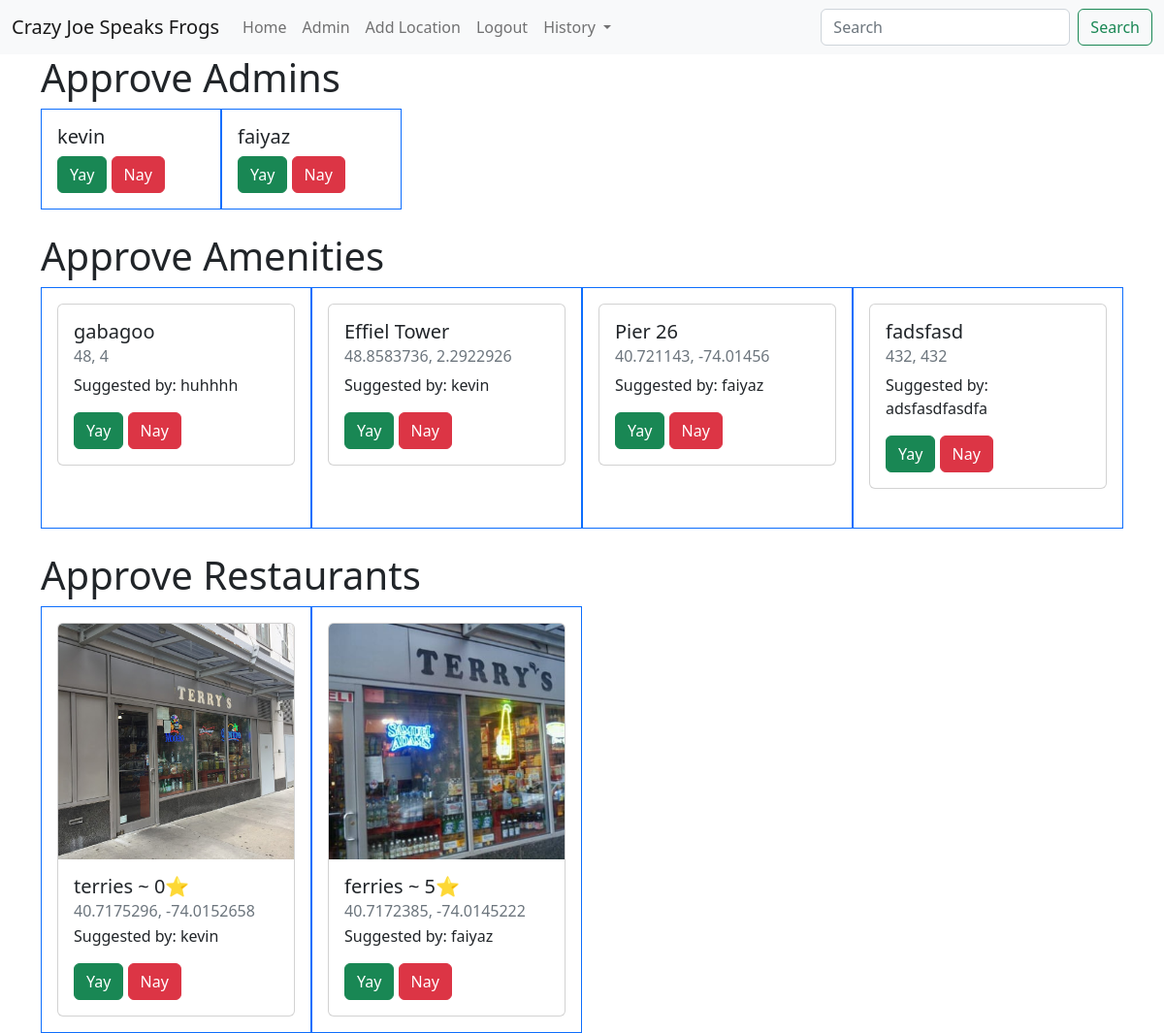
Page /admin (signed in) on the earlier database version.
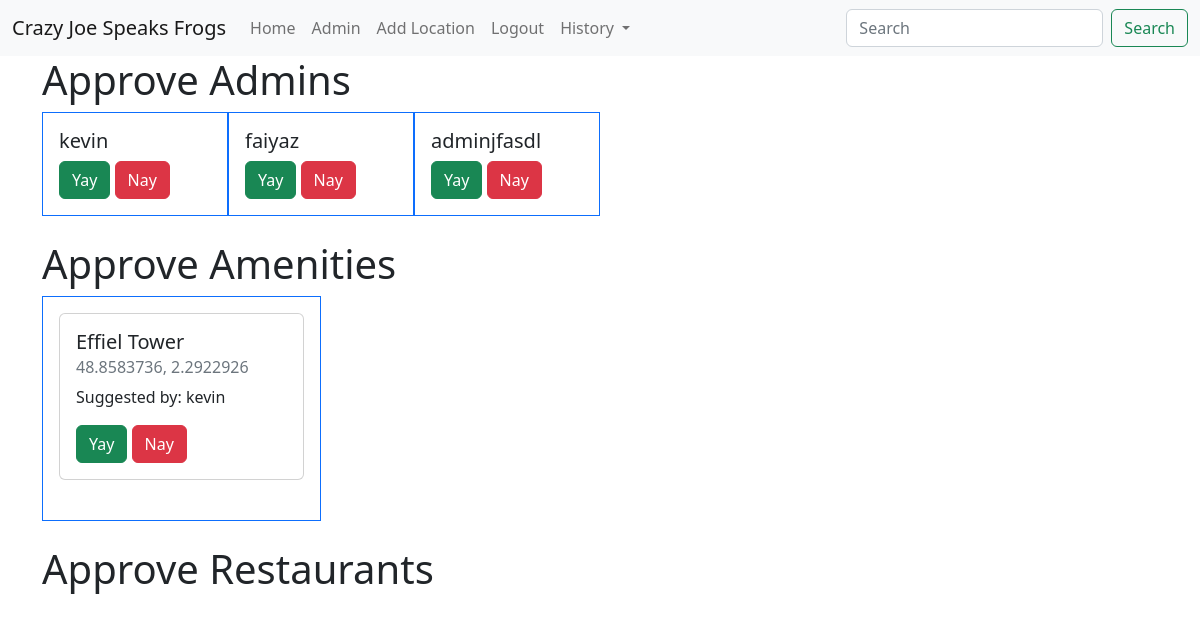
Same page on the later database version.
### tables this page shows
CREATE TABLE admin (username TEXT PRIMARY KEY, isAdmin INTEGER NOT NULL, isRequested INTEGER NOT NULL, isRejected INTEGER NOT NULL);

CREATE TABLE amenities (id INTEGER PRIMARY KEY AUTOINCREMENT, name TEXT NOT NULL, latitude INTEGER NOT NULL, longitude INTEGER NOT NULL, proposer TEXT NOT NULL, approvedby TEXT NOT NULL);

CREATE TABLE restaurants (id INTEGER PRIMARY KEY AUTOINCREMENT, name TEXT NOT NULL, stars INTEGER NOT NULL, imgname TEXT NOT NULL, latitude INTEGER NOT NULL, longitude INTEGER NOT NULL, proposer TEXT NOT NULL, approvedby TEXT NOT NULL);

### app/__init__.py (the view)
@app.route("/admin", methods=['GET', "POST"])
def admin():
    if "username" not in session:
        return redirect(url_for("login"))
    if request.method == "POST":
        db.request_admin(session["username"])
        return render_template("requestAdmin.html", hasRequested = db.has_requested_admin(session["username"]), success = True)
    else: #get request
        if db.is_admin(session["username"]): # for admins only
            requested_admins = db.get_all_requested_admins()
            requested_amenities = db.get_all_requested_amenities()
            requested_restaurants = db.get_all_requested_restaurants()
            return render_template("adminPanel.html", requested_admins = requested_admins, requested_amenities = requested_amenities, requested_restaurants = requested_restaurants)
        else:
            return render_template("requestAdmin.html", hasRequested = db.has_requested_admin(session["username"]), banned = db.has_rejected_admin(session["username"]))

### app/db.py (called while the page is built)
def get_all_requested_admins():
    db = sqlite3.connect(DB_FILE, check_same_thread=False)
    c = db.cursor()
    results = c.execute("SELECT username FROM admin WHERE isRejected = 0 AND isRequested = 1").fetchall() #needs to be in ' ', ? notation doesnt help with this
    db.close()
    return results

def get_all_requested_amenities():
    db = sqlite3.connect(DB_FILE, check_same_thread=False)
    c = db.cursor()
    results = c.execute("SELECT * FROM amenities WHERE approvedby == ''").fetchall() #needs to be in ' ', ? notation doesnt help with this
    db.close()
    return results

def get_all_requested_restaurants():
    db = sqlite3.connect(DB_FILE, check_same_thread=False)
    c = db.cursor()
    results = c.execute("SELECT * FROM restaurants WHERE approvedby == ''").fetchall() #needs to be in ' ', ? notation doesnt help with this
    db.close()
    return results

### app/templates/adminPanel.html (shortened to what this page needs)
<!doctype html>
<html lang="en">
<head>
  <link href="https://cdn.jsdelivr.net/npm/bootstrap@5.2.3/dist/css/bootstrap.min.css" rel="stylesheet"
>
</head>
<body>
  {% include 'navbar.html' %}
  <div class="container">
    <h1>
      Approve Admins
    </h1>
    <div class="container-fluid">
      <div class="row">
          {% for i in requested_admins %}
          <div class="col-lg-2 border border-primary p-3 m-10 w-40">
            <form action="/approve-admins" method="post" class=" p-0">
              <h5>{{i[0]}}</h5>
              <button class="btn btn-success" name="approval" value="approve">Yay</button>
              <button class="btn btn-danger" name="approval" value="reject">Nay</button>
            </form>
          </div>
          {% endfor %}
      </div>
    </div>
  </div>
  <br>
  <div class="container">
    <h1>
      Approve Amenities
    </h1>
    <div class="container-fluid">
      <div class="row">
          {% for i in requested_amenities %}
          <div class="col-lg-3 border border-primary p-3 m-10 w-40">
            <form action="/approve-amenity" method="post" class=" p-0">
              <div class="card">
                <div class="card-body">
                  <h5 class="card-title">{{i[1]}}</h5>
                  <h6 class="card-subtitle mb-2 text-muted">{{i[2]}}, {{i[3]}}</h6>
                  <p class="card-text">Suggested by: {{i[4]}}</p>
                  <button class="btn btn-success" name="approval" value="approve">Yay</button>
                  <button class="btn btn-danger" name="approval" value="reject">Nay</button>
                </div>
              </div>
              <br>
            </form>
          </div>
          {% endfor %}
      </div>
    </div>
  </div>
  <br>
  <div class="container">
    <h1>
      Approve Restaurants
    </h1>
    <div class="container-fluid">
      <div class="row">
          {% for i in requested_restaurants %}
          <div class="col-lg-3 border border-primary p-3 m-10 w-40">
            <form action="/approve-restaurant" method="post" class=" p-0">
              <div class="card">
                <img class="card-img-top" src="/static/imgs/{{i[3]}}" alt="Card image cap">
                <div class="card-body">
                  <h5 class="card-title">{{i[1]}} ~ {{i[2]}}⭐</h5>
                  <h6 class="card-subtitle mb-2 text-muted">{{i[4]}}, {{i[5]}}</h6>
                  <p class="card-text">Suggested by: {{i[6]}}</p>
                  <button class="btn btn-success" name="approval" value="approve">Yay</button>
                  <button class="btn btn-danger" name="approval" value="reject">Nay</button>
                </div>
              </div>
            </form>
          </div>
          {% endfor %}
      </div>
    </div>
  </div>
</body>
</html>

Differences in the rows shown:
removed amenities: name "gabagoo", latitude "48", longitude "4", proposer "huhhhh"
no longer on this page (row edited): amenities: name "Pier 26", latitude "40.721143", longitude "-74.01456", proposer "faiyaz"
removed amenities: name "fadsfasd", latitude "432", longitude "432", proposer "adsfasdfasdfa"
no longer on this page (row edited): restaurants: imgname (picture), name "terries", stars "0", latitude "40.7175296", longitude "-74.0152658", proposer "kevin"
removed restaurants: imgname (picture), name "ferries", stars "5", latitude "40.7172385", longitude "-74.0145222", proposer "faiyaz"
added admin: username "adminjfasdl"
